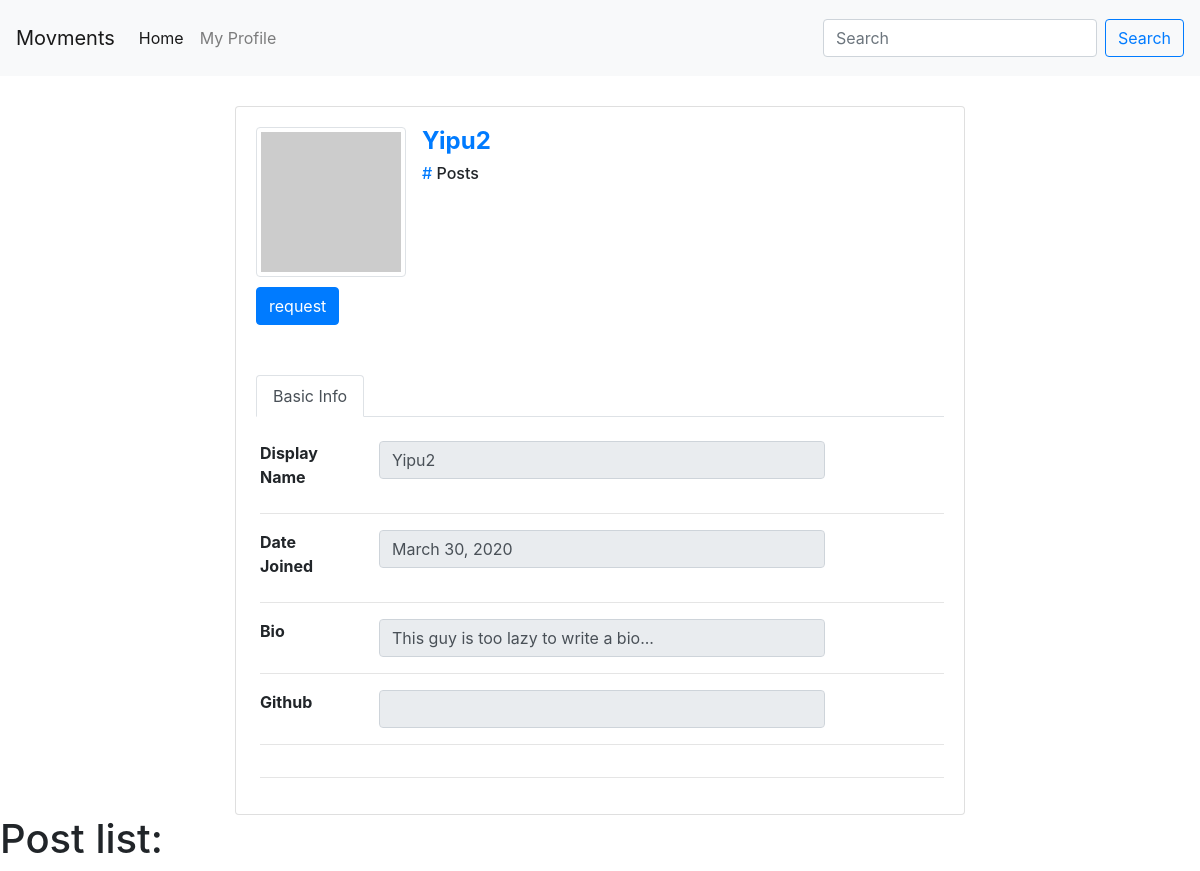
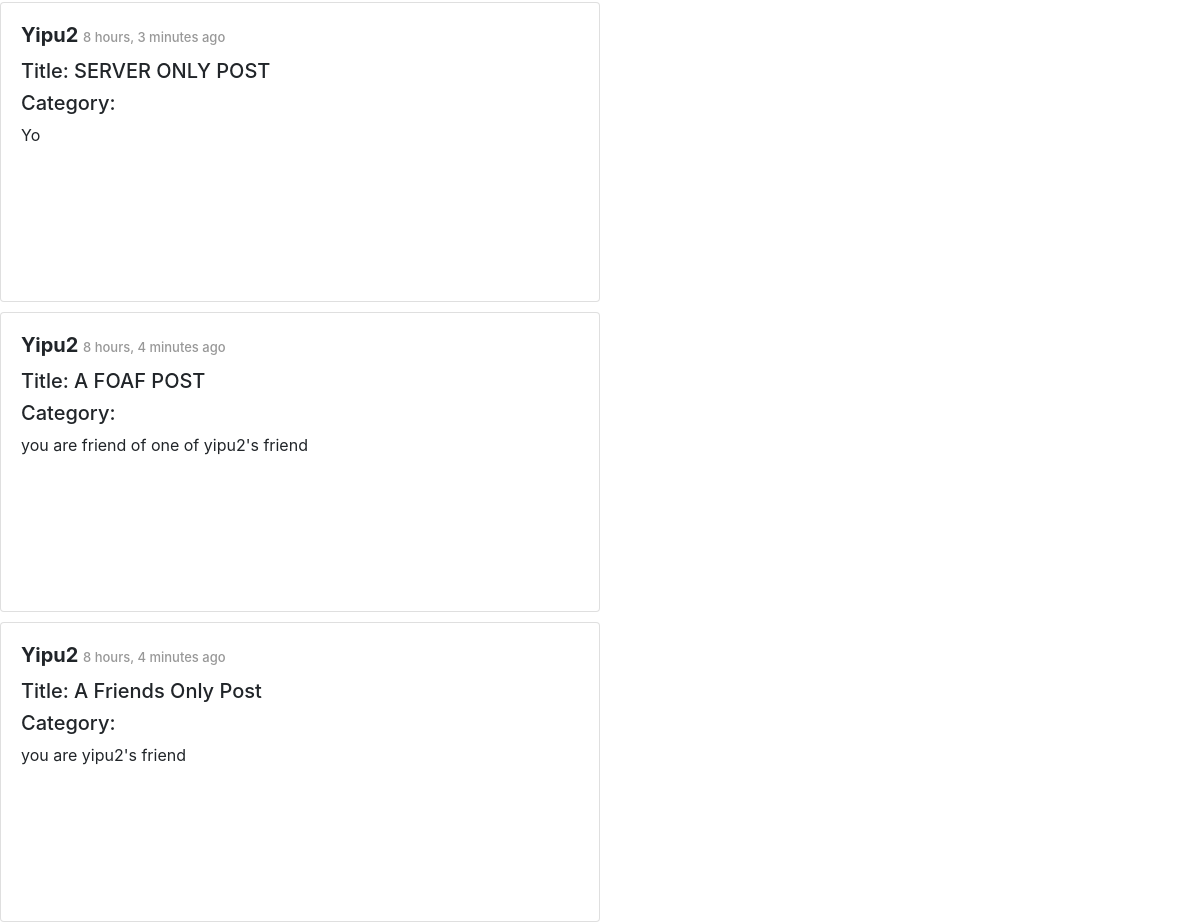
The page /accounts/author/profile/b581721c-d10e-4acd-8a9d-1170765bba4a/ (signed in) on the database its author committed (2 pictures, top to bottom).
### accounts/models.py (models this page shows, shortened)
class Author(AbstractBaseUser):
    email=models.EmailField(
        verbose_name='email address',
        max_length=60,
        unique=True,
    )
    id = models.CharField(primary_key=True, default=uuid.uuid4().urn[9:], editable=False,max_length=100,unique=True)
    displayName = models.CharField(max_length=30)
    lastName = models.CharField(max_length=30, blank=True)
    firstName = models.CharField(max_length=30, blank=True)
    host = models.CharField(default=settings.HOSTNAME, max_length=100)
    url = models.CharField(default="", max_length=100)
    avatar = models.ImageField(upload_to='avatar/', default = 'avatar/default-avatar.png', blank=True, null=True)
    github = models.URLField(default="", max_length=100, null=True)
    bio = models.CharField(default="This guy is too lazy to write a bio...", max_length=200, blank=True, null=True)
    date_joined=models.DateField(verbose_name="date joined", auto_now=True)
    last_login=models.DateField(verbose_name="last login", auto_now=True)
    active=models.BooleanField(default=True)
    activated=models.BooleanField(default=False)
    node=models.BooleanField(default=False)
    admin=models.BooleanField(default=False)
    share=models.BooleanField(default=False)
    share_image=models.BooleanField(default=False)
    objects = AuthorManager()
    USERNAME_FIELD = 'email'
    REQUIRED_FIELDS = ['displayName', ]
    @property
    def is_activated(self):
        return self.activated

### posting/models.py (models this page shows, shortened)
class Post(models.Model):
    id = models.UUIDField(primary_key=True, default=uuid.uuid4, max_length=50, editable=False)
    author = models.ForeignKey(Author, on_delete=models.CASCADE)
    title = models.CharField(max_length=50)
    contentType = models.CharField(max_length=20, default = 'text/plain', choices=CONTENT_TYPE)
    origin = models.CharField(default="",max_length=200, editable=False)
    source = models.CharField(max_length=200, blank=True)
    content = models.TextField()
    categories = models.CharField(max_length=200, blank=True)
    unlisted = models.BooleanField(default=False, choices=UNLISTED)
    published = models.DateTimeField('date posted', auto_now_add=True, blank=True)
    visibility = models.CharField(max_length=10, default = 'PUBLIC', choices=POST_VISIBILITY)
    visibleTo =models.CharField(max_length=100, default='', blank=True )

### accounts/views.py (the view, shortened to what this page needs)
# urls.py: path('author/profile/<str:author_id>/', views.ProfileView.as_view(), name='view profile'),
class ProfileView(APIView):
    permission_classes = [IsActivated]
    def get(self, request, author_id, format=None):
        try:
            author = Author.objects.filter(id=author_id)
            if not author.exists():
                author = getRemoteAuthor(author_id)
                if not author:
                    return HttpResponseNotFound("Author Profile Not Found.")
            else:
                author = Author.objects.get(id=author_id)
            posts_list = []
            if request.user.id != author_id:
                posts_list = PostingView.getVisiblePosts(request.user, author)
            context = {
                'author': author,
                'post_list': posts_list,
            }
            return render(request, "accounts/profile.html", context)
        except Exception as e:
            return HttpResponseServerError(e)

### accounts/permissions.py (called while the page is built)
    def has_permission(self, request, view):
        if request.method in self.safe_method:
            if request.user and request.user.is_authenticated:
                return request.user.is_activated
        return False

### friendship/helper_functions.py (called while the page is built)
def checkFriendship(friend1_id, friend2_id):
    try:
        friend1 = Friend.objects.get(id=friend1_id)
        friend2 = Friend.objects.get(id=friend2_id)
    except Exception as e:
        return False
    if friend1.id < friend2.id:
        author_from, author_to = friend1, friend2
    else:
        author_from, author_to = friend2, friend1
    if Friendship.objects.filter(author_a=author_from, author_b=author_to).exists():
        return True
    else:
        return False

### accounts/templates/accounts/profile.html (shortened to what this page needs)
{%include 'posting/base.html'%}
{%include 'posting/navbar.html'%}
<div class="container" style="margin-top: 20px;">
    <div class="row">
        <div class="col-md-8 offset-md-2">
            <div class="card">
                <div class="card-body">
                    <div class="card-title mb-4">
                        <div class="d-flex justify-content-start">
                            <div class="image-container">
                                {% if avatar %}
                                    <img src="{{ avatar.url }}" id="imgProfile" style="width: 150px; height: 150px" class="img-thumbnail" />
                                {% else %}
                                    <img src="http://placehold.it/150x150" id="imgProfile" style="width: 150px; height: 150px" class="img-thumbnail" />
                                {% endif %}
                                <div class="middle">
                                    {%  if  not request.user.is_authenticated  %}
                                    {% else %}
                                        {% if request.user.id != author.id  %}
                                            <form action="{% url 'friendship:friend request' %}" method="POST"> {% csrf_token %}
                                                <div style="margin-top: 10px;">
                                                    <input type="submit" class="btn btn-primary" id="btnRequest" value="request" />
                                                </div>
                                            </form>
                                        {% else %}
                                        <div style="margin-top: 10px;">
                                            <input type="button" class="btn btn-primary" id="btnChange" value="Change" />
                                        </div>
                                            <input type="file" style="display: none;" id="profilePicture" name="file" />
                                        {% endif %}
                                    {% endif %}
                                </div>
                            </div>
                            <div class="userData ml-3">
                                <h2 class="d-block" style="font-size: 1.5rem; font-weight: bold"><a href="javascript:void(0);">{{ author.displayName }}</a></h2>
                                <h6 class="d-block"><a href="javascript:void(0)">#</a> Posts</h6>
                            </div>
                        </div>
                    </div>
                    <div class="row">
                        <div class="col-12">
                            <ul class="nav nav-tabs mb-4" id="myTab" role="tablist">
                                <li class="nav-item">
                                    <a class="nav-link active" id="basicInfo-tab" data-toggle="tab" href="#basicInfo" role="tab" aria-controls="basicInfo" aria-selected="true">Basic Info</a>
                                </li>
                            </ul>
                            <form class="change-form", action="{% url 'accounts:view profile' request.user.id %}", method="POST"> {% csrf_token %}
                                <div class="tab-content ml-1" id="myTabContent">
                                    <div class="tab-pane fade show active" id="basicInfo" role="tabpanel" aria-labelledby="basicInfo-tab">
                                            <div class="row">
                                                <div class="col-sm-3 col-md-2 col-5">
                                                    <label style="font-weight:bold;">Display Name</label>
                                                </div>
                                                <div class="col-md-8 col-6">
                                                    <input type="text" id="display-input" name="displayName" class="form-control classname" value="{{ author.displayName }}" readonly />
                                                </div>
                                            </div>
                                            <hr />
                                            <div class="row">
                                                <div class="col-sm-3 col-md-2 col-5">
                                                    <label style="font-weight:bold;">Date Joined</label>
                                                </div>
                                                <div class="col-md-8 col-6">
                                                    <input type="text" class="form-control classname" value="{{ author.date_joined }}" readonly />
                                                </div>
                                            </div>
                                            <hr />
                                            <div class="row">
                                                <div class="col-sm-3 col-md-2 col-5">
                                                    <label style="font-weight:bold;">Bio</label>
                                                </div>
                                                <div class="col-md-8 col-6">
                                                    <input type="text"  id="bio-input" name="bio" class="form-control classname" value="{{ author.bio }}" readonly />
                                                </div>
                                            </div>
                                            <hr />
                                            <div class="row">
                                                <div class="col-sm-3 col-md-2 col-5">
                                                    <label style="font-weight:bold;">Github</label>
                                                </div>
                                                <div class="col-md-8 col-6">
                                                    <input type="text" id="github-input" name="github" class="form-control classname" value="{{ author.github }}" readonly />
                                                </div>
                                            </div>
                                            <hr />
                                            <hr />
                                    </div>
                                </div>
                            </form>
                        </div>
                    </div>
                </div>
            </div>
        </div>
    </div>
</div>
{% if post_list %}
<h1>Post list:</h1>
    {% for post in post_list %}
        {% include "posting/post-full-view.html" with post=post %}
    {% endfor %}
{% endif %}

### posting/templates/posting/post-full-view.html (shortened to what this page needs)
<div class="card" style="width: 600px;height:300px">
    <div class="card-body">
        <div class='card-title'>
            <h5 class="post-tile"><b>{{ post.author.displayName }} </b> <span id="timestamp"> {{ post.published|timesince }} ago</span></h5>
        </div>
        <div class="card-subtile">
            <h5>Title: {{post.title}}</h5>
            <h5>Category: {{post.categories}}</h5>
        </div>
        <div class="card-content">
            <div class="content-container" style="width:480px;height:180px;">
                {% if post.contentType == 'image/png;base64' %}
                <img alt="Post Image" style="max-width:100%;max-height:100%;padding-bottom: 10px;"/>
                {% elif post.contentType == 'image/jpeg;base64' %}
                <img alt="Post Image" style="max-width:100%;max-height:100%;padding-bottom: 10px;"/>
                {% elif post.contentType == 'application/base64' %}
                <p>I dont know how to display application yet</p>
                {% else %}
                <p>{{ post.content }}</p >
                {% endif %}
            </div>
        </div>
    </div>
</div>

### posting/templates/posting/base.html (style rules this page uses)
ul { padding: 0; list-style-type: none; }
li { padding: 0; list-style-type: none; margin-top: 10px; margin-bottom: 10px; }
#timestamp { font-size: small; color:#989898; }
.card { margin-top: 10px; }

### rows shown on the page
Author: displayName "Yipu2", date_joined "March 30, 2020", bio "This guy is too lazy to write a bio..."
Post: author.displayName "Yipu2", published "8 hours, 3 minutes", title "SERVER ONLY POST", content "Yo"
Post: author.displayName "Yipu2", published "8 hours, 4 minutes", title "A FOAF POST", content "you are friend of one of yipu2's friend"
Post: author.displayName "Yipu2", published "8 hours, 4 minutes", title "A Friends Only Post", content "you are yipu2's friend"
